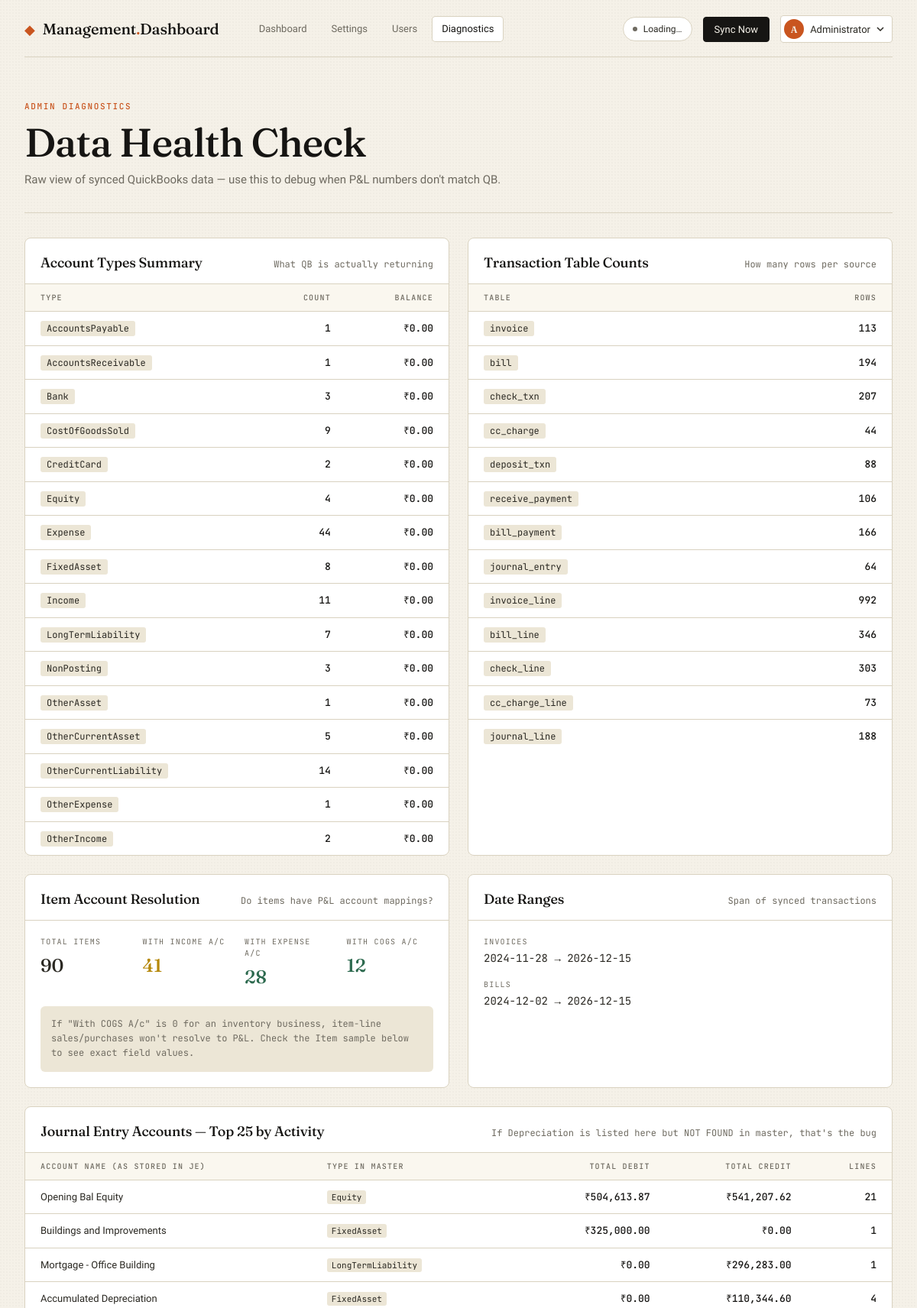
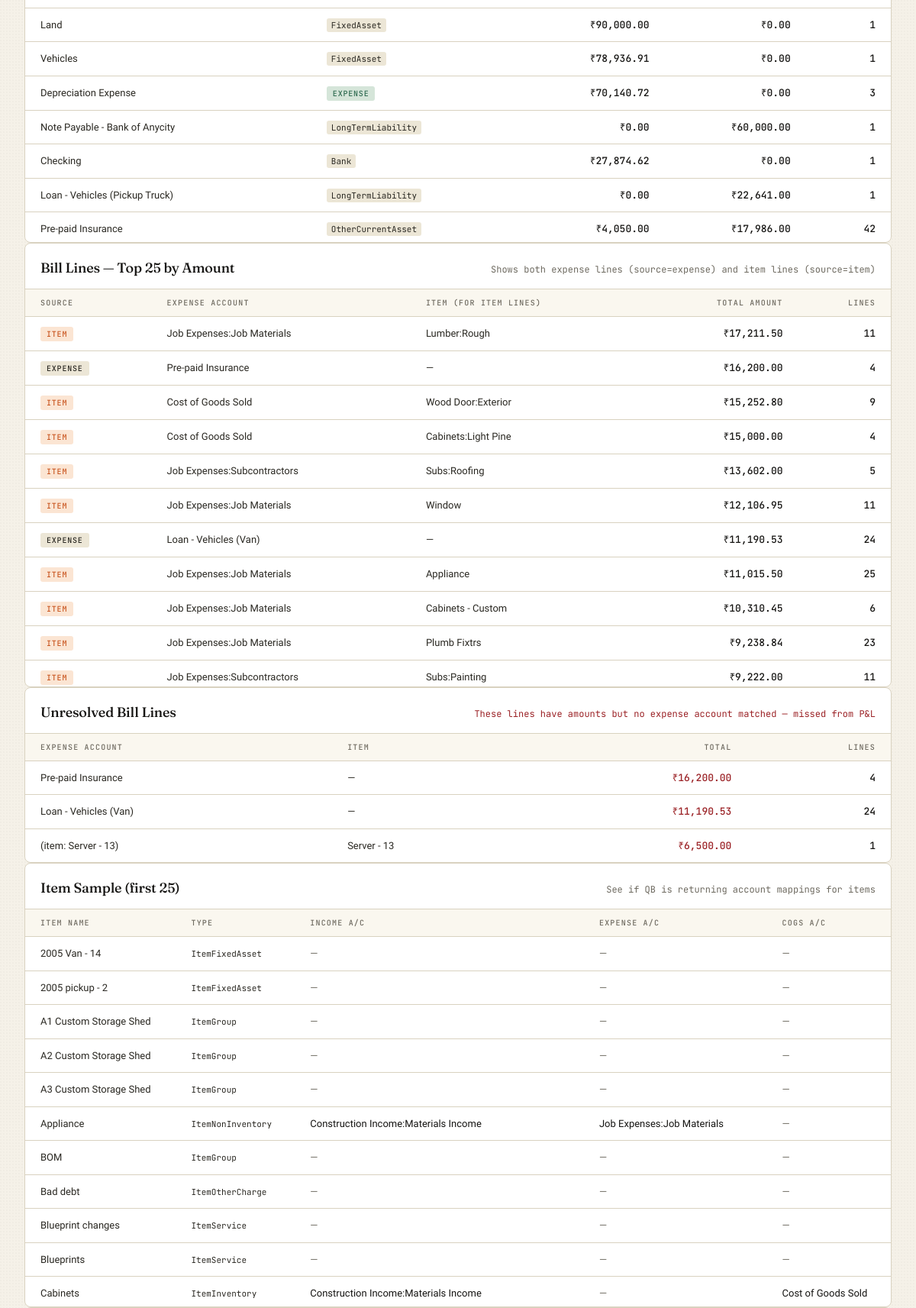
/diagnostics (signed in, upper part), run on the app's committed database (2 pictures, top to bottom).
### tables this page shows
CREATE TABLE account (
    list_id TEXT PRIMARY KEY,
    full_name TEXT,
    account_type TEXT,       -- Bank, AccountsReceivable, AccountsPayable, Income, Expense, etc.
    balance REAL,
    is_active INTEGER
);

CREATE TABLE bill_line (
    txn_id TEXT,
    txn_line_id TEXT,
    expense_account TEXT,
    description TEXT,
    amount REAL, source_type TEXT DEFAULT 'expense', item_name TEXT,
    PRIMARY KEY (txn_id, txn_line_id)
);

CREATE TABLE item (
    list_id TEXT PRIMARY KEY,
    full_name TEXT,
    item_type TEXT,
    description TEXT,
    sales_price REAL,
    purchase_cost REAL,
    quantity_on_hand REAL,
    is_active INTEGER,
    income_account TEXT,
    expense_account TEXT,
    cogs_account TEXT
);

### app.py (the view)
@app.route("/diagnostics")
@auth.admin_required
def diagnostics_page():
    conn = get_db()
    try:
        diag = reports.diagnostics(conn)
        return render_template("diagnostics.html", diag=diag,
                               current_user_name=session.get("name"),
                               current_user_role=session.get("role"))
    finally:
        conn.close()

### app.py (called while the page is built)
def get_db():
    conn = sqlite3.connect(DB_FILE)
    conn.row_factory = sqlite3.Row
    return conn

### auth.py (called while the page is built)
def admin_required(f):
    @wraps(f)
    def wrapped(*args, **kwargs):
        if not session.get("uid"):
            return redirect(url_for("login"))
        if session.get("role") != "admin":
            if request.path.startswith("/api/"):
                return {"error": "Admin only"}, 403
            abort(403)
        return f(*args, **kwargs)
    return wrapped

### reports.py (called while the page is built)
def today():
    return date.today()

def _get_account_types_map(conn):
    cur = conn.cursor()
    cur.execute("SELECT full_name, account_type FROM account")
    return {row[0]: row[1] for row in cur.fetchall()}

def _first_account_of_type(conn, account_type):
    cur = conn.cursor()
    cur.execute("""
        SELECT full_name FROM account
        WHERE account_type = ? AND is_active = 1
        ORDER BY full_name LIMIT 1
    """, (account_type,))
    row = cur.fetchone()
    return row[0] if row else None

def compute_gl_period(conn, from_date, to_date):
    totals = {}
    for acc, debit, credit, _dt, _src, _tid in _iter_gl_movements(conn, from_date=from_date, to_date=to_date):
        if not acc:
            continue
        if acc not in totals:
            totals[acc] = {"debit": 0, "credit": 0}
        totals[acc]["debit"] += (debit or 0)
        totals[acc]["credit"] += (credit or 0)
    return totals

def expense_by_account(conn, from_date, to_date):
    acc_types = _get_account_types_map(conn)
    period = compute_gl_period(conn, from_date, to_date)
    out = {}
    for acc, totals in period.items():
        atype = acc_types.get(acc)
        if atype in EXPENSE_TYPES:
            amt = totals["debit"] - totals["credit"]
            if abs(amt) > 0.01:
                out[acc] = round(amt, 2)
    return out

### templates/diagnostics.html (shortened to what this page needs)
{% extends "base.html" %}
{% block content %}
<section class="hero">
  <div>
    <div class="eyebrow">Admin Diagnostics</div>
    <h1 class="hero-title">Data Health Check</h1>
    <p class="hero-sub">Raw view of synced QuickBooks data — use this to debug when P&L numbers don't match QB.</p>
  </div>
</section>
<div class="grid-2">
  <div class="panel">
    <div class="panel-head">
      <h3 class="panel-title">Account Types Summary</h3>
      <span class="panel-sub">What QB is actually returning</span>
    </div>
    <div class="table-wrap">
      <table class="data-table">
        <thead><tr><th>Type</th><th class="num">Count</th><th class="num">Balance</th></tr></thead>
        <tbody>
          {% for row in diag.account_type_summary %}
          <tr>
            <td><code style="font-family:var(--font-mono); background:var(--paper-2); padding:2px 8px; border-radius:3px; font-size:12px;">{{ row.type }}</code></td>
            <td class="num">{{ row.count }}</td>
            <td class="num">₹{{ '{:,.2f}'.format(row.total_balance) }}</td>
          </tr>
          {% endfor %}
        </tbody>
      </table>
    </div>
  </div>
  <div class="panel">
    <div class="panel-head">
      <h3 class="panel-title">Transaction Table Counts</h3>
      <span class="panel-sub">How many rows per source</span>
    </div>
    <div class="table-wrap">
      <table class="data-table">
        <thead><tr><th>Table</th><th class="num">Rows</th></tr></thead>
        <tbody>
          {% for k, v in diag.table_counts.items() %}
          <tr>
            <td><code style="font-family:var(--font-mono); background:var(--paper-2); padding:2px 8px; border-radius:3px; font-size:12px;">{{ k }}</code></td>
            <td class="num">{{ v }}</td>
          </tr>
          {% endfor %}
        </tbody>
      </table>
    </div>
  </div>
</div>
<div class="grid-2">
  <div class="panel">
    <div class="panel-head">
      <h3 class="panel-title">Item Account Resolution</h3>
      <span class="panel-sub">Do items have P&L account mappings?</span>
    </div>
    <div style="padding: 20px;">
      {% set itm = diag.item_resolution_status %}
      <div style="display: grid; grid-template-columns: repeat(4, 1fr); gap: 20px;">
        <div>
          <div class="meta-label">Total Items</div>
          <div style="font-family:var(--font-display); font-size:24px; font-weight:500;">{{ itm.total_items }}</div>
        </div>
        <div>
          <div class="meta-label">With Income A/c</div>
          <div style="font-family:var(--font-display); font-size:24px; font-weight:500; color: {% if itm.with_income_account == itm.total_items %}var(--good){% else %}var(--warn){% endif %};">{{ itm.with_income_account }}</div>
        </div>
        <div>
          <div class="meta-label">With Expense A/c</div>
          <div style="font-family:var(--font-display); font-size:24px; font-weight:500; color: {% if itm.with_expense_account > 0 %}var(--good){% else %}var(--bad){% endif %};">{{ itm.with_expense_account }}</div>
        </div>
        <div>
          <div class="meta-label">With COGS A/c</div>
          <div style="font-family:var(--font-display); font-size:24px; font-weight:500; color: {% if itm.with_cogs_account > 0 %}var(--good){% else %}var(--bad){% endif %};">{{ itm.with_cogs_account }}</div>
        </div>
      </div>
      <div style="margin-top: 20px; padding: 14px; background: var(--paper-2); border-radius: 6px; font-size: 12px; color: var(--muted); font-family: var(--font-mono); line-height: 1.6;">
        If "With COGS A/c" is 0 for an inventory business, item-line sales/purchases won't resolve to P&L. Check the Item sample below to see exact field values.
      </div>
    </div>
  </div>
  <div class="panel">
    <div class="panel-head">
      <h3 class="panel-title">Date Ranges</h3>
      <span class="panel-sub">Span of synced transactions</span>
    </div>
    <div style="padding: 20px;">
      <div style="margin-bottom: 16px;">
        <div class="meta-label" style="margin-bottom: 4px;">Invoices</div>
        <div style="font-family: var(--font-mono); font-size: 14px;">{{ diag.invoice_date_range.min or 'None' }} → {{ diag.invoice_date_range.max or 'None' }}</div>
      </div>
      <div>
        <div class="meta-label" style="margin-bottom: 4px;">Bills</div>
        <div style="font-family: var(--font-mono); font-size: 14px;">{{ diag.bill_date_range.min or 'None' }} → {{ diag.bill_date_range.max or 'None' }}</div>
      </div>
    </div>
  </div>
</div>
<div class="panel">
  <div class="panel-head">
    <h3 class="panel-title">Journal Entry Accounts — Top 25 by Activity</h3>
    <span class="panel-sub">If Depreciation is listed here but NOT FOUND in master, that's the bug</span>
  </div>
  <div class="table-wrap" style="max-height: 520px; overflow-y: auto;">
    <table class="data-table">
      <thead>
        <tr>
          <th>Account Name (as stored in JE)</th>
          <th>Type in Master</th>
          <th class="num">Total Debit</th>
          <th class="num">Total Credit</th>
          <th class="num">Lines</th>
        </tr>
      </thead>
      <tbody>
        {% for r in diag.je_accounts_top %}
        <tr>
          <td>{{ r.account or '(blank)' }}</td>
          <td>
            {% if r.acc_master_type == 'NOT FOUND IN MASTER' %}
              <span class="tag" style="background: var(--bad-soft); color: var(--bad);">{{ r.acc_master_type }}</span>
            {% elif r.acc_master_type in ['Expense', 'OtherExpense', 'CostOfGoodsSold'] %}
              <span class="tag tag-paid">{{ r.acc_master_type }}</span>
            {% elif r.acc_master_type in ['Income', 'OtherIncome'] %}
              <span class="tag" style="background: var(--accent-soft); color: var(--accent);">{{ r.acc_master_type }}</span>
            {% else %}
              <code style="font-family:var(--font-mono); font-size:11px; background:var(--paper-2); padding:2px 6px; border-radius:3px;">{{ r.acc_master_type }}</code>
            {% endif %}
          </td>
          <td class="num">₹{{ '{:,.2f}'.format(r.total_debit) }}</td>
          <td class="num">₹{{ '{:,.2f}'.format(r.total_credit) }}</td>
          <td class="num">{{ r.lines }}</td>
        </tr>
        {% endfor %}
      </tbody>
    </table>
  </div>
</div>
<div class="panel">
  <div class="panel-head">
    <h3 class="panel-title">Bill Lines — Top 25 by Amount</h3>
    <span class="panel-sub">Shows both expense lines (source=expense) and item lines (source=item)</span>
  </div>
  <div class="table-wrap" style="max-height: 520px; overflow-y: auto;">
    <table class="data-table">
      <thead>
        <tr>
          <th>Source</th>
          <th>Expense Account</th>
          <th>Item (for item lines)</th>
          <th class="num">Total Amount</th>
          <th class="num">Lines</th>
        </tr>
      </thead>
      <tbody>
        {% for r in diag.bill_lines_summary %}
        <tr>
          <td>
            {% if r.source_type == 'item' %}
              <span class="tag" style="background: var(--accent-soft); color: var(--accent);">item</span>
            {% else %}
              <span class="tag tag-bill">expense</span>
            {% endif %}
          </td>
          <td>{{ r.expense_account or '(null)' }}</td>
          <td>{{ r.item_name or '—' }}</td>
          <td class="num">₹{{ '{:,.2f}'.format(r.total) }}</td>
          <td class="num">{{ r.lines }}</td>
        </tr>
        {% endfor %}
      </tbody>
    </table>
  </div>
</div>
{% if diag.unresolved_bill_lines %}
<div class="panel">
  <div class="panel-head">
    <h3 class="panel-title">Unresolved Bill Lines</h3>
    <span class="panel-sub" style="color: var(--bad);">These lines have amounts but no expense account matched — missed from P&L</span>
  </div>
  <div class="table-wrap">
    <table class="data-table">
      <thead><tr><th>Expense Account</th><th>Item</th><th class="num">Total</th><th class="num">Lines</th></tr></thead>
      <tbody>
        {% for r in diag.unresolved_bill_lines %}
        <tr>
          <td>{{ r.account or '(null)' }}</td>
          <td>{{ r.item or '—' }}</td>
          <td class="num" style="color: var(--bad);">₹{{ '{:,.2f}'.format(r.total) }}</td>
          <td class="num">{{ r.lines }}</td>
        </tr>
        {% endfor %}
      </tbody>
    </table>
  </div>
</div>
{% endif %}
<div class="panel">
  <div class="panel-head">
    <h3 class="panel-title">Item Sample (first 25)</h3>
    <span class="panel-sub">See if QB is returning account mappings for items</span>
  </div>
  <div class="table-wrap" style="max-height: 520px; overflow-y: auto;">
    <table class="data-table">
      <thead>
        <tr>
          <th>Item Name</th>
          <th>Type</th>
          <th>Income A/c</th>
          <th>Expense A/c</th>
          <th>COGS A/c</th>
        </tr>
      </thead>
      <tbody>
        {% for r in diag.item_sample %}
        <tr>
          <td>{{ r.name }}</td>
          <td><code style="font-family:var(--font-mono); font-size:11px;">{{ r.type or '—' }}</code></td>
          <td style="color: {% if r.income_account %}var(--ink){% else %}var(--muted){% endif %};">{{ r.income_account or '—' }}</td>
          <td style="color: {% if r.expense_account %}var(--ink){% else %}var(--muted){% endif %};">{{ r.expense_account or '—' }}</td>
          <td style="color: {% if r.cogs_account %}var(--ink){% else %}var(--muted){% endif %};">{{ r.cogs_account or '—' }}</td>
        </tr>
        {% endfor %}
      </tbody>
    </table>
  </div>
</div>
{% endblock %}

### static/css/style.css (style rules this page uses)
:root { --paper: #f5f1e8; --paper-2: #ece6d6; --ink: #161513; --ink-2: #2a2822; --muted: #6e6a60; --line: #d9d2c0; --line-2: #bfb8a3; --surface: #ffffff; --surface-2: #faf7ef; --accent: #c9551f; --accent-2: #e06a2a; --accent-soft: #fbe5d3; --good: #2d6a4f; --good-soft: #d5e5d9; --bad: #9b2226; --bad-soft: #f2d5d4; --warn: #b5880a; --warn-soft: #f2e5b5; --font-display: 'Fraunces', ui-serif, Georgia, serif; --font-sans: 'Geist', -apple-system, BlinkMacSystemFont, 'Segoe UI', sans-serif; --font-mono: 'JetBrains Mono', 'SF Mono', Menlo, monospace; --radius: 4px; --radius-lg: 8px; }
* { box-sizing: border-box; }
html, body { margin: 0; padding: 0; font-family: var(--font-sans); color: var(--ink-2); background: var(--paper); font-size: 14px; line-height: 1.5; -webkit-font-smoothing: antialiased; }
body::before { content: ""; position: fixed; inset: 0; pointer-events: none; z-index: 0; background-image: radial-gradient(circle at 1px 1px, rgba(22,21,19,0.018) 1px, transparent 0); background-size: 4px 4px; }
.hero { display: flex; justify-content: space-between; align-items: flex-end; padding: 24px 0 32px; border-bottom: 1px solid var(--line); margin-bottom: 32px; }
.eyebrow { font-family: var(--font-mono); font-size: 11px; text-transform: uppercase; letter-spacing: 0.15em; color: var(--accent); margin-bottom: 12px; font-weight: 500; }
.hero-title { font-family: var(--font-display); font-weight: 500; font-size: 52px; line-height: 1; color: var(--ink); margin: 0 0 12px; letter-spacing: -0.02em; }
.hero-sub { margin: 0; color: var(--muted); font-size: 15px; max-width: 640px; }
.grid-2 { display: grid; grid-template-columns: 1fr 1fr; gap: 24px; margin-bottom: 24px; }
.panel { background: var(--surface); border: 1px solid var(--line); border-radius: var(--radius-lg); overflow: hidden; }
.panel-head { padding: 18px 20px 14px; border-bottom: 1px solid var(--line); display: flex; align-items: baseline; justify-content: space-between; gap: 16px; }
.panel-title { font-family: var(--font-display); font-size: 18px; font-weight: 500; color: var(--ink); margin: 0; letter-spacing: -0.01em; }
.panel-sub { font-size: 12px; color: var(--muted); font-family: var(--font-mono); }
.tag { display: inline-block; padding: 2px 8px; font-family: var(--font-mono); font-size: 10px; text-transform: uppercase; letter-spacing: 0.08em; border-radius: 3px; font-weight: 500; }
.meta-label { font-family: var(--font-mono); font-size: 10px; text-transform: uppercase; letter-spacing: 0.12em; color: var(--muted); margin-bottom: 6px; }
.table-wrap { overflow-x: auto; }
.data-table { width: 100%; border-collapse: collapse; font-size: 13px; }
.data-table thead th { text-align: left; padding: 10px 20px; font-family: var(--font-mono); font-size: 10px; text-transform: uppercase; letter-spacing: 0.12em; color: var(--muted); font-weight: 500; background: var(--surface-2); border-bottom: 1px solid var(--line); }
.data-table thead th.num { text-align: right; }
.data-table tbody td { padding: 12px 20px; border-bottom: 1px solid var(--line); color: var(--ink-2); }
.data-table tbody td.num { text-align: right; font-family: var(--font-mono); font-variant-numeric: tabular-nums; font-weight: 500; color: var(--ink); }
.data-table tbody tr { transition: background 120ms; }
.data-table tbody tr:last-child td { border-bottom: none; }
.tag-bill { background: var(--paper-2); color: var(--ink-2); }
.tag-paid { background: var(--good-soft); color: var(--good); }

### data on the page
account: type "AccountsPayable", count "1", total_balance "0.00"
account: type "AccountsReceivable", count "1", total_balance "0.00"
account: type "Bank", count "3", total_balance "0.00", full_name "Checking", acc_master_type "Bank", total_debit "27,874.62", total_credit "0.00", lines "1"
account: type "CostOfGoodsSold", count "9", total_balance "0.00"
account: type "CreditCard", count "2", total_balance "0.00"
account: type "Equity", count "4", total_balance "0.00"
account: type "Expense", count "44", total_balance "0.00"
account: type "FixedAsset", count "8", total_balance "0.00", full_name "Accumulated Depreciation", acc_master_type "FixedAsset", total_debit "0.00", total_credit "110,344.60", lines "4"
account: type "Income", count "11", total_balance "0.00"
account: type "LongTermLiability", count "7", total_balance "0.00"
account: type "NonPosting", count "3", total_balance "0.00"
account: type "OtherAsset", count "1", total_balance "0.00"
account: type "OtherCurrentAsset", count "5", total_balance "0.00"
account: type "OtherCurrentLiability", count "14", total_balance "0.00"
account: type "OtherExpense", count "1", total_balance "0.00"
account: type "OtherIncome", count "2", total_balance "0.00"
account: full_name "Opening Bal Equity", acc_master_type "Equity", total_debit "504,613.87", total_credit "541,207.62", lines "21"
account: full_name "Buildings and Improvements", acc_master_type "FixedAsset", total_debit "325,000.00", total_credit "0.00", lines "1"
account: full_name "Mortgage - Office Building", acc_master_type "LongTermLiability", total_debit "0.00", total_credit "296,283.00", lines "1"
account: full_name "Land", acc_master_type "FixedAsset", total_debit "90,000.00", total_credit "0.00", lines "1"
account: full_name "Vehicles", acc_master_type "FixedAsset", total_debit "78,936.91", total_credit "0.00", lines "1"
account: full_name "Depreciation Expense", acc_master_type "EXPENSE", total_debit "70,140.72", total_credit "0.00", lines "3"
account: full_name "Note Payable - Bank of Anycity", acc_master_type "LongTermLiability", total_debit "0.00", total_credit "60,000.00", lines "1"
account: full_name "Loan - Vehicles (Pickup Truck)", acc_master_type "LongTermLiability", total_debit "0.00", total_credit "22,641.00", lines "1"
account: full_name "Pre-paid Insurance", acc_master_type "OtherCurrentAsset", total_debit "4,050.00", total_credit "17,986.00", lines "42"
bill_line: expense_account "(item: Server - 13)", item_name "Server - 13", total "6,500.00", lines "1"
item: name "2005 Van - 14", item_type "ItemFixedAsset", income_account "—", expense_account "—", cogs_account "—"
item: name "2005 pickup - 2", item_type "ItemFixedAsset", income_account "—", expense_account "—", cogs_account "—"
item: name "A1 Custom Storage Shed", item_type "ItemGroup", income_account "—", expense_account "—", cogs_account "—"
item: name "A2 Custom Storage Shed", item_type "ItemGroup", income_account "—", expense_account "—", cogs_account "—"
item: name "A3 Custom Storage Shed", item_type "ItemGroup", income_account "—", expense_account "—", cogs_account "—"
item: name "Appliance", item_type "ItemNonInventory", income_account "Construction Income:Materials Income", expense_account "Job Expenses:Job Materials", cogs_account "—"
item: name "BOM", item_type "ItemGroup", income_account "—", expense_account "—", cogs_account "—"
item: name "Bad debt", item_type "ItemOtherCharge", income_account "—", expense_account "—", cogs_account "—"
item: name "Blueprint changes", item_type "ItemService", income_account "—", expense_account "—", cogs_account "—"
item: name "Blueprints", item_type "ItemService", income_account "—", expense_account "—", cogs_account "—"
item: name "Cabinets", item_type "ItemInventory", income_account "Construction Income:Materials Income", expense_account "—", cogs_account "Cost of Goods Sold"

### other printed values
{{ session.get('name', 'U')[0] | upper }} "A"
{{ session.get('name', 'User') }} "Administrator"
{{ k }} "invoice" "bill" "check_txn" "cc_charge" "deposit_txn" "receive_payment" "bill_payment" "journal_entry" "invoice_line" "bill_line" "check_line" "cc_charge_line" "journal_line"
{{ v }} "113" "194" "207" "44" "88" "106" "166" "64" "992" "346" "303" "73" "188"
{{ itm.total_items }} "90"
{{ itm.with_income_account }} "41"
{{ itm.with_expense_account }} "28"
{{ itm.with_cogs_account }} "12"
{{ diag.invoice_date_range.min or 'None' }} "2024-11-28"
{{ diag.invoice_date_range.max or 'None' }} "2026-12-15"
{{ diag.bill_date_range.min or 'None' }} "2024-12-02"
{{ diag.bill_date_range.max or 'None' }} "2026-12-15"
{{ r.expense_account or '(null)' }} "Job Expenses:Job Materials" "Pre-paid Insurance" "Cost of Goods Sold" "Cost of Goods Sold" "Job Expenses:Subcontractors" "Job Expenses:Job Materials" "Loan - Vehicles (Van)" "Job Expenses:Job Materials" "Job Expenses:Job Materials" "Job Expenses:Job Materials" "Job Expenses:Subcontractors"
{{ r.item_name or '—' }} "Lumber:Rough" "—" "Wood Door:Exterior" "Cabinets:Light Pine" "Subs:Roofing" "Window" "—" "Appliance" "Cabinets - Custom" "Plumb Fixtrs" "Subs:Painting"
{{ '{:,.2f}'.format(r.total) }} "17,211.50" "16,200.00" "15,252.80" "15,000.00" "13,602.00" "12,106.95" "11,190.53" "11,015.50" "10,310.45" "9,238.84" "9,222.00"
